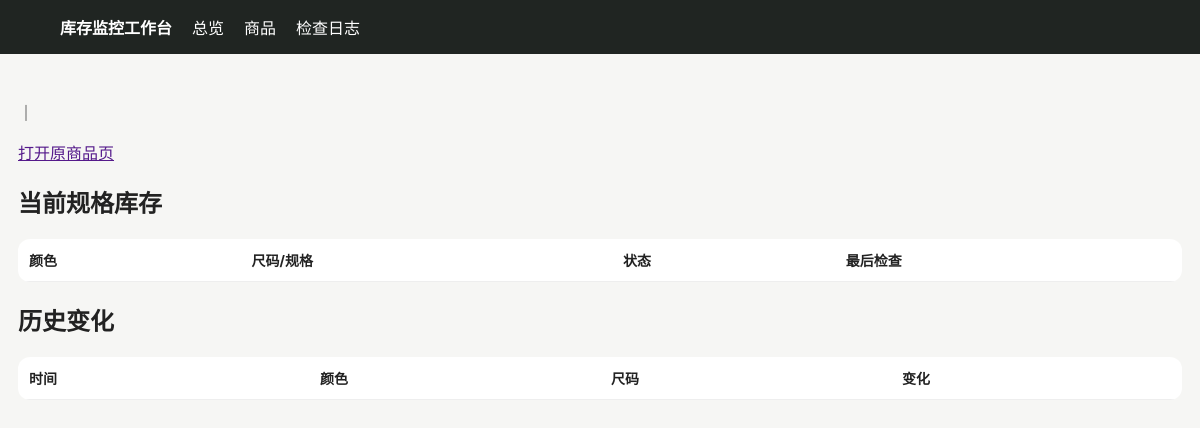
/product/558, run on an earlier commit of the app's database.
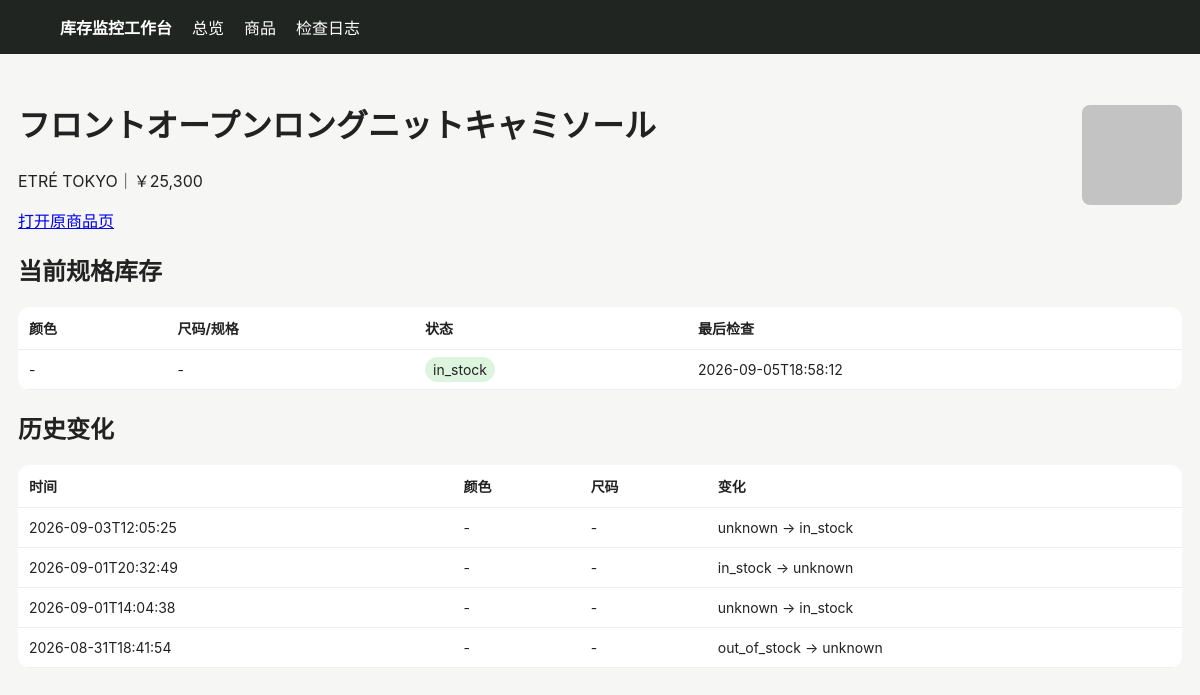
And on a later commit of the database.
### tables this page shows
CREATE TABLE products (
 id INTEGER PRIMARY KEY AUTOINCREMENT,
 site TEXT NOT NULL,
 url TEXT NOT NULL UNIQUE,
 name TEXT NOT NULL,
 price TEXT,
 image_url TEXT,
 first_seen TEXT NOT NULL,
 last_seen TEXT NOT NULL
);

CREATE TABLE variants (
 id INTEGER PRIMARY KEY AUTOINCREMENT,
 product_id INTEGER NOT NULL,
 color TEXT NOT NULL DEFAULT '',
 size TEXT NOT NULL DEFAULT '',
 status TEXT NOT NULL,
 last_checked TEXT NOT NULL,
 UNIQUE(product_id, color, size)
);

CREATE TABLE changes (
 id INTEGER PRIMARY KEY AUTOINCREMENT,
 product_id INTEGER NOT NULL,
 color TEXT NOT NULL DEFAULT '',
 size TEXT NOT NULL DEFAULT '',
 old_status TEXT NOT NULL,
 new_status TEXT NOT NULL,
 detected_at TEXT NOT NULL
);

### app/main.py (the view)
@app.get("/product/{pid}")
def product(request: Request, pid: int):
    with conn() as c:
        p=c.execute("SELECT * FROM products WHERE id=?",(pid,)).fetchone()
        vs=c.execute("SELECT * FROM variants WHERE product_id=? ORDER BY color,size",(pid,)).fetchall()
        cs=c.execute("SELECT * FROM changes WHERE product_id=? ORDER BY detected_at DESC",(pid,)).fetchall()
    return templates.TemplateResponse("product.html", {"request":request,"p":p,"variants":vs,"changes":cs})

### app/templates/product.html
{% extends "base.html" %}{% block content %}<div class="top"><div><h1>{{p.name}}</h1><p>{{p.site}}｜{{p.price}}</p><a href="{{p.url}}" target="_blank">打开原商品页</a></div>{% if p.image_url %}<img class="thumb" style="width:100px;height:100px" src="{{p.image_url}}">{% endif %}</div>
<h2>当前规格库存</h2><table><tr><th>颜色</th><th>尺码/规格</th><th>状态</th><th>最后检查</th></tr>{% for v in variants %}<tr><td>{{v.color or "-"}}</td><td>{{v.size or "-"}}</td><td><span class="badge {{v.status}}">{{v.status}}</span></td><td>{{v.last_checked}}</td></tr>{% endfor %}</table>
<h2>历史变化</h2><table><tr><th>时间</th><th>颜色</th><th>尺码</th><th>变化</th></tr>{% for c in changes %}<tr><td>{{c.detected_at}}</td><td>{{c.color or "-"}}</td><td>{{c.size or "-"}}</td><td>{{c.old_status}} → {{c.new_status}}</td></tr>{% endfor %}</table>{% endblock %}

What changed in the data, as far as the page shows it:
added products: name "フロントオープンロングニットキャミソール", site "ETRÉ TOKYO", price "￥25,300", image_url (picture)
added variants: color "-", size "-", status "in_stock", last_checked "2026-09-05T18:58:12"
added changes: detected_at "2026-09-03T12:05:25", color "-", size "-", old_status "unknown", new_status "in_stock"
added changes: detected_at "2026-09-01T20:32:49", color "-", size "-", old_status "in_stock", new_status "unknown"
added changes: detected_at "2026-09-01T14:04:38", color "-", size "-", old_status "unknown", new_status "in_stock"
added changes: detected_at "2026-08-31T18:41:54", color "-", size "-", old_status "out_of_stock", new_status "unknown"
